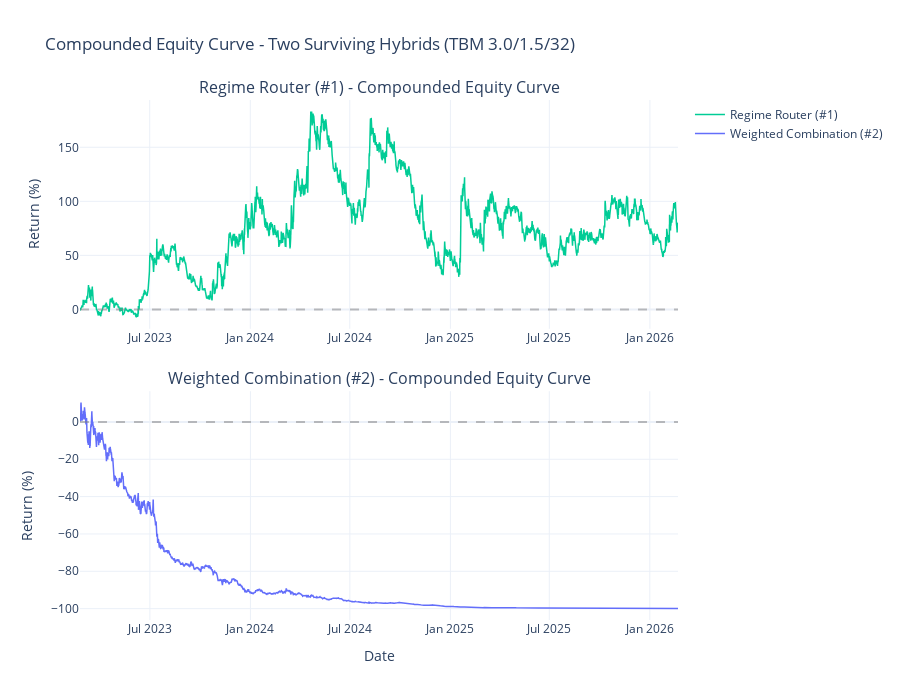

Notebook code cell kept with this figure:
### Markdown cell above
## 5. Cumulative PnL

### Code cell
fig = make_subplots(
    rows=2, cols=1,
    subplot_titles=[
        'Regime Router (#1) - Compounded Equity Curve',
        'Weighted Combination (#2) - Compounded Equity Curve',
    ],
    vertical_spacing=0.12,
)

for i, (name, df) in enumerate(strategies.items(), 1):
    # Compounded: (1+r1)*(1+r2)*...  - shows what $1 actually becomes
    cum_pnl = (1 + df['net_trade_return']).cumprod() - 1
    
    fig.add_trace(
        go.Scatter(
            x=df['entry_ts'],
            y=cum_pnl * 100,
            mode='lines',
            name=name,
            line=dict(color=colors[name], width=1.5),
        ),
        row=i, col=1,
    )
    
    # Zero line
    fig.add_hline(y=0, line_dash='dash', line_color='gray', opacity=0.5, row=i, col=1)
    
    fig.update_yaxes(title_text='Return (%)', row=i, col=1)

fig.update_xaxes(title_text='Date', row=2, col=1)

fig.update_layout(
    height=700,
    title_text='Compounded Equity Curve - Two Surviving Hybrids (TBM 3.0/1.5/32)',
    showlegend=True,
    template='plotly_white',
)

fig.show()

### Figure 1 — Plotly figure (JSON) as saved in the notebook; plotly's stock layout.template omitted (floating-point values rounded to 4 significant figures; data arrays with more than 128 entries replaced by an {"elided": "..."} marker saying what was removed)
{"data": [{"line": {"color": "#00CC96", "width": 1.5}, "mode": "lines", "name": "Regime Router (#1)", "type": "scatter", "x": {"elided": "4299 str values"}, "xaxis": "x", "y": {"elided": "4299 float values"}, "yaxis": "y"}, {"line": {"color": "#636EFA", "width": 1.5}, "mode": "lines", "name": "Weighted Combination (#2)", "type": "scatter", "x": {"elided": "7357 str values"}, "xaxis": "x2", "y": {"elided": "7357 float values"}, "yaxis": "y2"}], "layout": {"annotations": [{"font": {"size": 16}, "showarrow": false, "text": "Regime Router (#1) - Compounded Equity Curve", "x": 0.5, "xanchor": "center", "xref": "paper", "y": 1.0, "yanchor": "bottom", "yref": "paper"}, {"font": {"size": 16}, "showarrow": false, "text": "Weighted Combination (#2) - Compounded Equity Curve", "x": 0.5, "xanchor": "center", "xref": "paper", "y": 0.44, "yanchor": "bottom", "yref": "paper"}], "height": 700, "shapes": [{"line": {"color": "gray", "dash": "dash"}, "opacity": 0.5, "type": "line", "x0": 0, "x1": 1, "xref": "x domain", "y0": 0, "y1": 0, "yref": "y"}, {"line": {"color": "gray", "dash": "dash"}, "opacity": 0.5, "type": "line", "x0": 0, "x1": 1, "xref": "x2 domain", "y0": 0, "y1": 0, "yref": "y2"}], "showlegend": true, "title": {"text": "Compounded Equity Curve - Two Surviving Hybrids (TBM 3.0/1.5/32)"}, "xaxis": {"anchor": "y", "domain": [0.0, 1.0]}, "xaxis2": {"anchor": "y2", "domain": [0.0, 1.0], "title": {"text": "Date"}}, "yaxis": {"anchor": "x", "domain": [0.56, 1.0], "title": {"text": "Return (%)"}}, "yaxis2": {"anchor": "x2", "domain": [0.0, 0.44], "title": {"text": "Return (%)"}}}}
